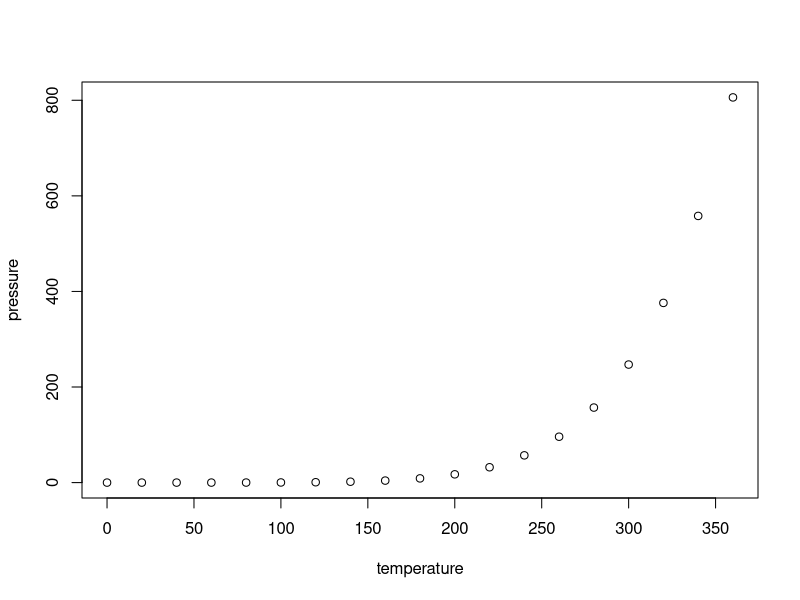
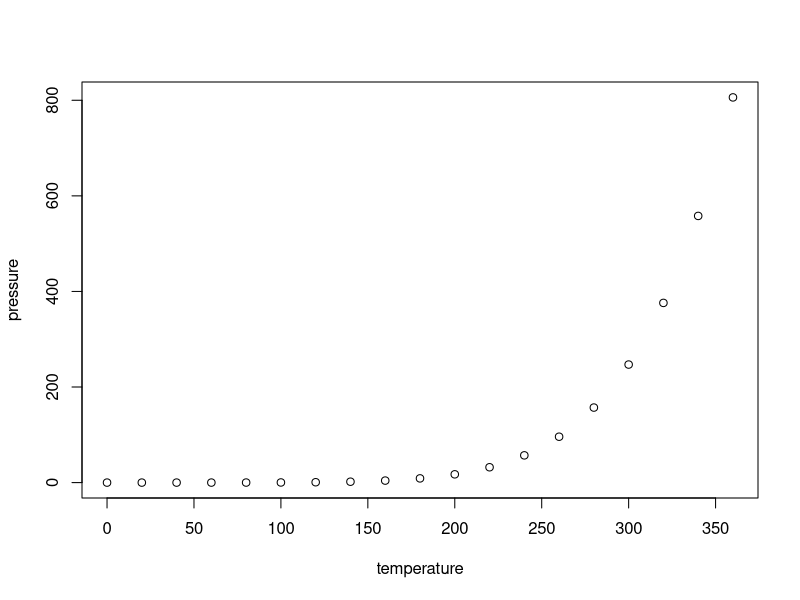

Write R code to recreate these figures, in order.
## ---- chunk 1
knitr::opts_chunk$set(echo = TRUE)
## ---- chunk 2
summary(cars)
## ---- chunk 3
plot(pressure)
## ---- chunk 4
summary(cars)
## ---- chunk 5
plot(pressure)
